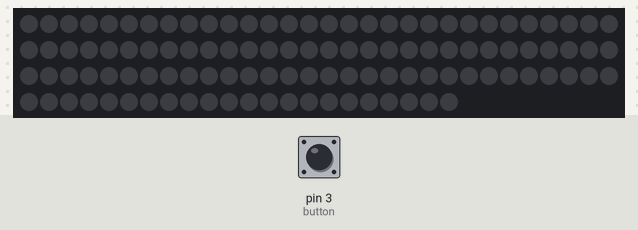
This sketch was run on a simulated Arduino Uno, built with avr-gcc and run on an emulated ATmega328P. Shown: 112 RGB LEDs in strip order, left to right, continuing on the next row. Inputs (shaded band) come from the test bench; at power-on: pin 3 (button) HIGH.

Above: at 1.2 s.
1.3 s: pin 3 (button) pulled LOW for 0.15 s
At 2.6 s:
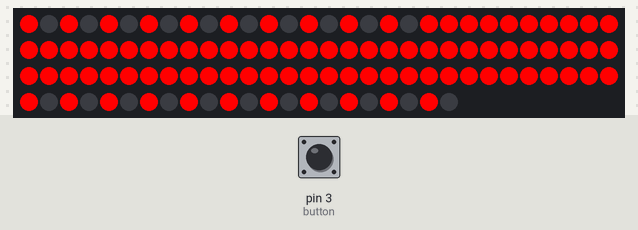
2.9 s: pin 3 (button) pulled LOW for 1 s
At 4.5 s:
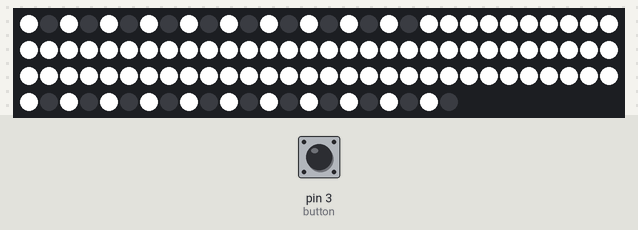
5.4 s: pin 3 (button) pulled LOW for 3.2 s
At 7.1 s:
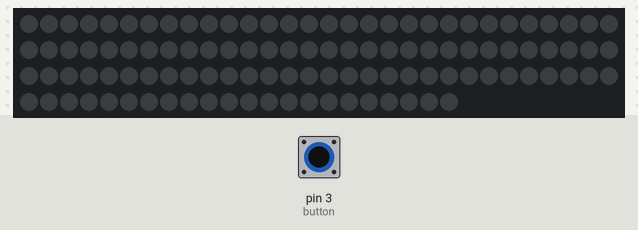
Timing chart, 0 to 8.6 s (numbered marks = the images above; inputs shaded):
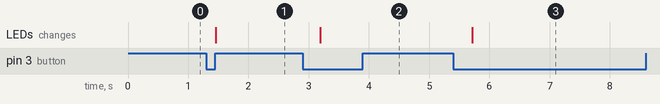

The sketch:

Multivan_Lichtsteuerung.ino
```cpp
// Initialisierung der NeoPixel RGB-Leuchtdioden (WS2812B LED)
#include <Adafruit_NeoPixel.h>
// #ifdef __AVR__
//   #include <avr/power.h>
// #endif
#define PIN            6    // Neopixel Steuerung
#define NUMPIXELS      112
Adafruit_NeoPixel pixels = Adafruit_NeoPixel(NUMPIXELS, PIN, NEO_GRB + NEO_KHZ800);

int button = 3;         // Taster = Pin 3
int drehgeberA = 2;     // Drehimpulsgeber = Pin 2
int drehgeberB = 4;     // Drehimpulsgeber = Pin 4
int Licht = 0;          // Sollwert für Beleuchtungszustand
int LichtStatus = 0;    // aktueller Zustand der Beleuchtung
int Helligkeit = 255;   // Helligkeit der LEDs

volatile unsigned long alteZeit=0, entprellZeit=20;

void setup() {

  pinMode(button, INPUT);                   // definiere Pin 3 als Eingang
  digitalWrite(button, HIGH);               // aktiviert den Pull- Up- Widerstand
  pinMode(drehgeberA, INPUT);               // definiere Pin 2 als Eingang
  digitalWrite(drehgeberA, HIGH);           // aktiviert den Pull- Up- Widerstand
  pinMode(drehgeberB, INPUT);               // definiere Pin 4 als Eingang
  digitalWrite(drehgeberB, HIGH);           // aktiviert den Pull- Up- Widerstand

  attachInterrupt(1, ISRtaster, LOW);       //Aufruf der ISRtaster beim Drückjen des Tasters

  pixels.begin();
  LichtAus();

  // Serial.begin(9600);
}

void ISRtaster() {
  if((millis() - alteZeit) > entprellZeit) {
    // innerhalb der entprellZeit nichts machen
    if(Licht == 0) {
      Licht = 1;
      }
    else if(Licht == 1)  {
      Licht = 2;
      }
    else {
      Licht = 0;
      }
    }
    alteZeit = millis(); // letzte Schaltzeit merken
  }


void loop() {
  if(LichtStatus != 1 && Licht == 1){
      LichtAnRot();
    }
  if(LichtStatus != 2 && Licht == 2){
      LichtAnWeiss();
    }
  if(LichtStatus !=0 && Licht == 0){
      LichtAus();
    }
  // Serial.println(Licht);
}

void LichtAnRot(){

  for(int n=0;n<21;n=n+2){
      pixels.setPixelColor(n, pixels.Color(Helligkeit,0,0));
    }
  for(int n=21;n<90;n++){
    pixels.setPixelColor(n, pixels.Color(Helligkeit,0,0));
  }
  for(int n=90;n<112;n=n+2){
    pixels.setPixelColor(n, pixels.Color(Helligkeit,0,0));
  }
  pixels.show();
  LichtStatus = 1;
}

void LichtAnWeiss(){

  for(int n=0;n<21;n=n+2){
      pixels.setPixelColor(n, pixels.Color(Helligkeit,Helligkeit,Helligkeit));
    }
  for(int n=21;n<90;n++){
    pixels.setPixelColor(n, pixels.Color(Helligkeit,Helligkeit,Helligkeit));
  }
  for(int n=90;n<112;n=n+2){
    pixels.setPixelColor(n, pixels.Color(Helligkeit,Helligkeit,Helligkeit));
  }
  pixels.show();
  LichtStatus = 2;
}

void LichtAus(){

  for(int n=0;n<112;n++){
     pixels.setPixelColor(n, pixels.Color(0,0,0));
  }
  pixels.show();
  LichtStatus = 0;
}
```

Measured:
- after the input at 1.3 s, the LEDs: change after 0.15 s (image 1)
- after the input at 2.9 s, the LEDs: change after 0.29 s (image 2)
- after the input at 5.4 s, the LEDs: change after 0.31 s (image 3)
